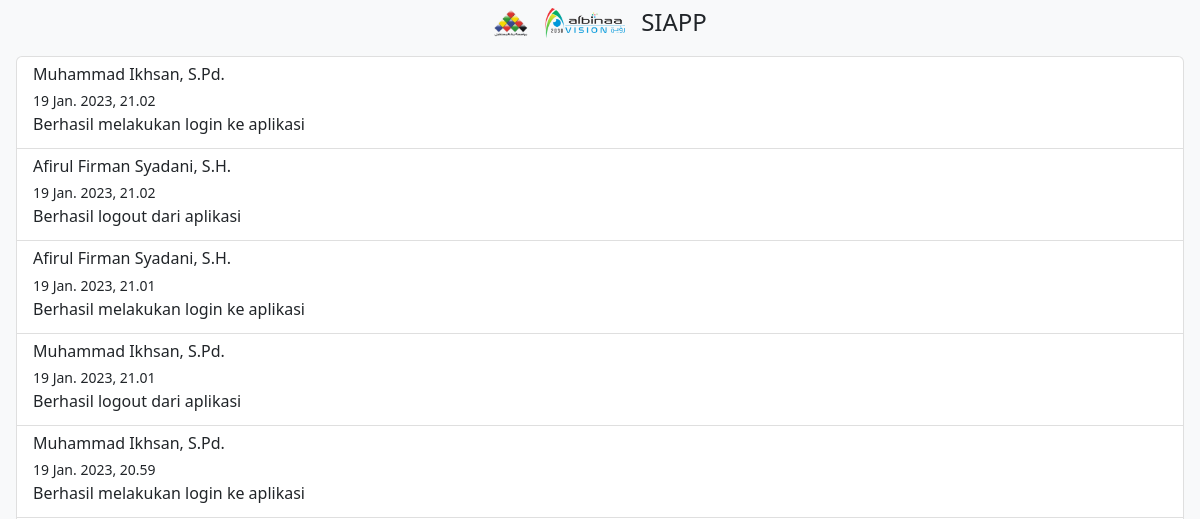
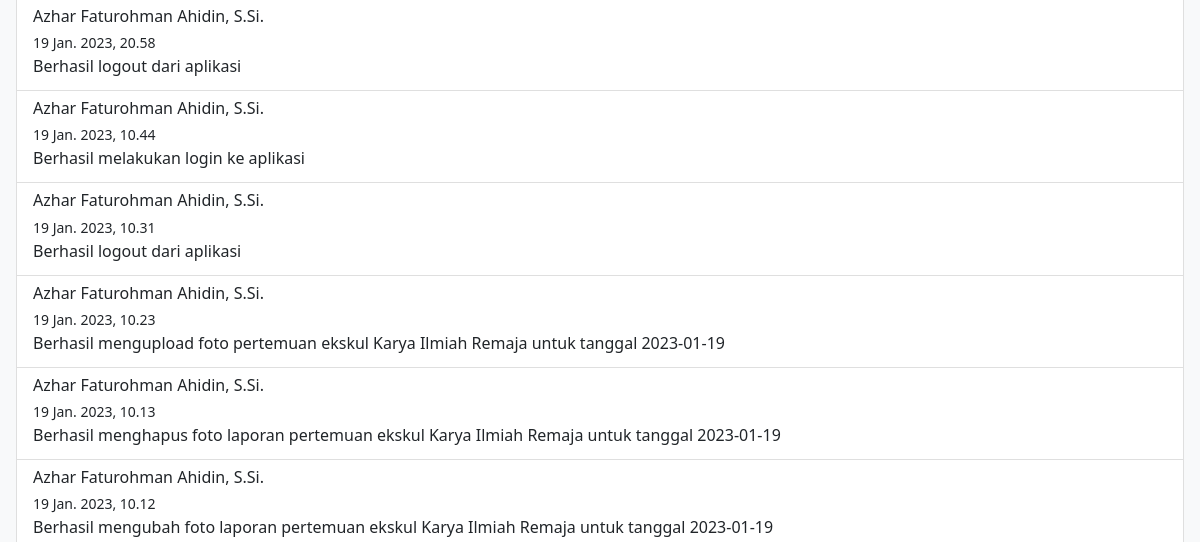
/log/ (upper part), run on an earlier commit of the app's database (2 pictures, top to bottom).
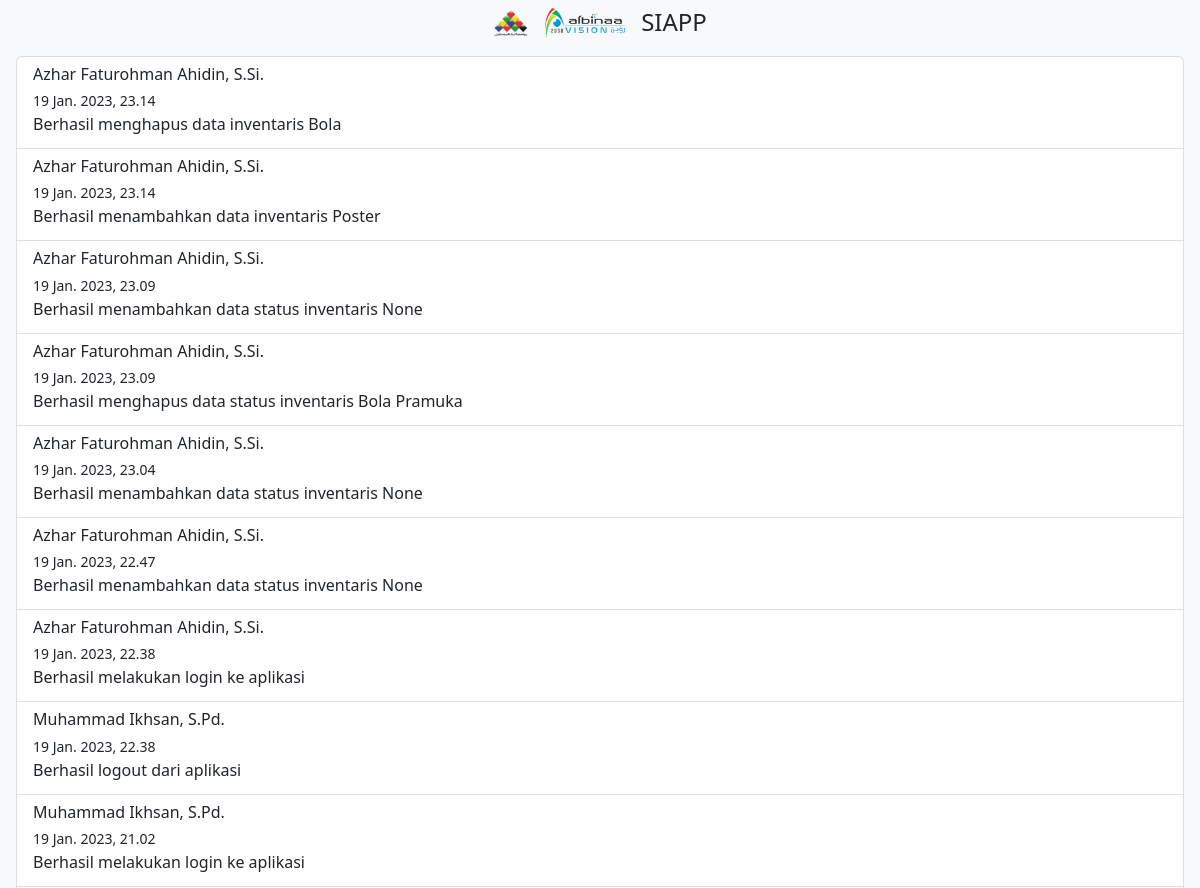
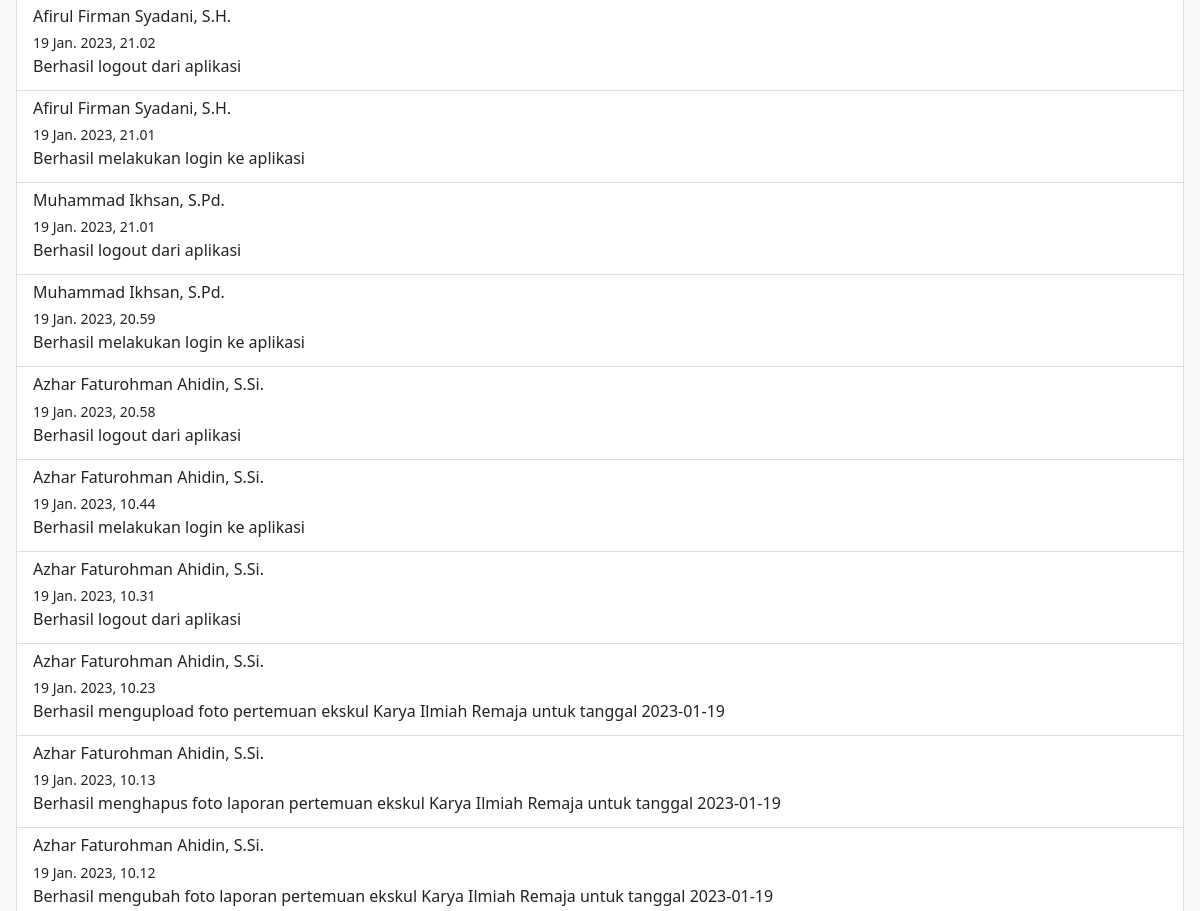
And on a later commit of the database (2 pictures, top to bottom).
### userlog/models.py (models this page shows, shortened)
class UserLog(models.Model):
    user = models.CharField(max_length=200)
    action_flag = models.CharField(max_length=200)
    app = models.CharField(max_length=200)
    message = models.CharField(max_length=200)
    created_at = models.DateTimeField(auto_now_add=True)
    updated_at = models.DateTimeField(auto_now=True)

### userlog/views.py (the view)
# urls.py: path('', deskripsi.views.home_view, name='app-index'),
def index(request):
    logs = UserLog.objects.all().order_by('-created_at')
    context = {
        'logs': logs,
    }
    return render(request, 'user-log.html', context)

### templates/user-log.html
{% extends 'base.html' %}
{% block content %}
    <div class="list-group mt-5 p-2 mx-2">
        {% for log in logs %}
            <a href="#" class="list-group-item list-group-item-action" aria-current="true">
                <h6 class="mb-1">{{ log.user }}</h6>
                <small>{{ log.created_at }}</small>
                <p class="mb-1">{{ log.message }}</p>
            </a>
        {% endfor %}
    </div>
{% endblock %}

What changed in the data, as far as the page shows it:
added UserLog: user "Azhar Faturohman Ahidin, S.Si.", created_at "19 Jan. 2023, 23.14", message "Berhasil menghapus data inventaris Bola"
added UserLog: user "Azhar Faturohman Ahidin, S.Si.", created_at "19 Jan. 2023, 23.14", message "Berhasil menambahkan data inventaris Poster"
added UserLog: user "Azhar Faturohman Ahidin, S.Si.", created_at "19 Jan. 2023, 23.09", message "Berhasil menambahkan data status inventaris None"
added UserLog: user "Azhar Faturohman Ahidin, S.Si.", created_at "19 Jan. 2023, 23.09", message "Berhasil menghapus data status inventaris Bola Pramuka"
added UserLog: user "Azhar Faturohman Ahidin, S.Si.", created_at "19 Jan. 2023, 23.04", message "Berhasil menambahkan data status inventaris None"
added UserLog: user "Azhar Faturohman Ahidin, S.Si.", created_at "19 Jan. 2023, 22.47", message "Berhasil menambahkan data status inventaris None"
added UserLog: user "Azhar Faturohman Ahidin, S.Si.", created_at "19 Jan. 2023, 22.38", message "Berhasil melakukan login ke aplikasi"
added UserLog: user "Muhammad Ikhsan, S.Pd.", created_at "19 Jan. 2023, 22.38", message "Berhasil logout dari aplikasi"
